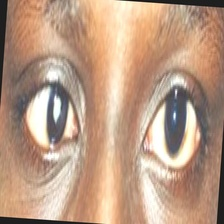
#> input picture harschberg_data_detect/esotropia_harschberg/esotropia_011.jpg, 224 x 224 px
$ python hirschberg_geometry_research.py
#> lines starting #> are read from the running program, lines starting #| are printed output that depends on the picture; after the words box and inside, x2 and y2 are one past the last pixel; in counts of white or black regions, pixels touching at a corner belong together
"""Research-only Hirschberg geometry evaluation.

This script does not train a CNN and does not touch production APIs. It uses
simple detector-derived geometry features to test whether left/right
asymmetry separates strabismus from normal on the accepted 136-image crop set.

Outputs:
- processed/hirschberg_geometry_features.csv
- reports/hirschberg_geometry_research_report.md
- reports/hirschberg_geometry_research_results.json
"""

from __future__ import annotations

import argparse
import csv
import hashlib
import json
import math
import os
from collections import Counter, defaultdict
from dataclasses import dataclass
from pathlib import Path
from typing import Dict, Iterable, List, Optional, Sequence, Tuple

import cv2
import numpy as np
from sklearn.base import clone
from sklearn.linear_model import LogisticRegression
from sklearn.metrics import (
    accuracy_score,
    balanced_accuracy_score,
    confusion_matrix,
    f1_score,
    precision_score,
    recall_score,
    roc_auc_score,
)
from sklearn.model_selection import StratifiedGroupKFold
from sklearn.pipeline import Pipeline
from sklearn.preprocessing import StandardScaler


PROJECT_ROOT = Path(__file__).resolve().parents[1]
DATASET_ROOT = PROJECT_ROOT / "harschberg_data_detect"
PROCESSED_DIR = PROJECT_ROOT / "processed"
REPORTS_DIR = PROJECT_ROOT / "reports"
FEATURE_CSV = PROCESSED_DIR / "hirschberg_geometry_features.csv"
RESULT_JSON = REPORTS_DIR / "hirschberg_geometry_research_results.json"
REPORT_MD = REPORTS_DIR / "hirschberg_geometry_research_report.md"
DEFAULT_MANUAL_CSV = PROCESSED_DIR / "hirschberg_manual_annotations.csv"
SEED = 20261003
CLASS_DIRS = {
    "esotropia": "esotropia_harschberg",
    "exotropia": "exotropia_harschberg",
    "normal": "normal_harschberg",
}


@dataclass(frozen=True)
class ImageRecord:
    path: Path
    label: str


def iter_images(dataset_root: Path) -> Iterable[ImageRecord]:
    for label, folder_name in CLASS_DIRS.items():
        folder = dataset_root / folder_name
        if not folder.exists():
            continue
        for path in sorted(folder.glob("*")):
            if path.is_file() and path.suffix.lower() in {".jpg", ".jpeg", ".png", ".webp", ".bmp"}:
                yield ImageRecord(path=path, label=label)


def file_sha256(path: Path) -> str:
    h = hashlib.sha256()
    with path.open("rb") as handle:
        for chunk in iter(lambda: handle.read(1024 * 1024), b""):
            h.update(chunk)
    return h.hexdigest()


def average_hash(gray: np.ndarray, size: int = 16) -> np.ndarray:
    small = cv2.resize(gray, (size, size), interpolation=cv2.INTER_AREA)
    return (small > float(np.mean(small))).astype(np.uint8).reshape(-1)


def hamming(a: np.ndarray, b: np.ndarray) -> int:
    return int(np.count_nonzero(a != b))


class UnionFind:
    def __init__(self, keys: Sequence[str]):
        self.parent = {k: k for k in keys}

    def find(self, key: str) -> str:
        while self.parent[key] != key:
            self.parent[key] = self.parent[self.parent[key]]
            key = self.parent[key]
        return key

    # [4 lines left out: function union, not called in this run]


def build_near_duplicate_groups(records: Sequence[ImageRecord], threshold: int = 8) -> Tuple[Dict[str, str], List[Dict[str, object]]]:
    rels: List[str] = []
    hashes: Dict[str, str] = {}
    ahashes: Dict[str, np.ndarray] = {}
    for rec in records:
        rel = str(rec.path.relative_to(PROJECT_ROOT)).replace("\\", "/")
        image = cv2.imread(str(rec.path), cv2.IMREAD_GRAYSCALE)
        if image is None:
            continue
        rels.append(rel)
        hashes[rel] = file_sha256(rec.path)
        ahashes[rel] = average_hash(image)

    uf = UnionFind(rels)
    near_pairs: List[Dict[str, object]] = []
    by_sha: Dict[str, List[str]] = defaultdict(list)
    for rel, digest in hashes.items():
        by_sha[digest].append(rel)
    for paths in by_sha.values():
        for path in paths[1:]:
            uf.union(paths[0], path)

    for i, rel_a in enumerate(rels):
        for rel_b in rels[i + 1:]:
            dist = hamming(ahashes[rel_a], ahashes[rel_b])
            if dist <= threshold:
                uf.union(rel_a, rel_b)
                near_pairs.append({"path1": rel_a, "path2": rel_b, "ahash_hamming": dist})

    root_to_gid: Dict[str, str] = {}
    groups: Dict[str, str] = {}
    for rel in rels:
        root = uf.find(rel)
        if root not in root_to_gid:
            root_to_gid[root] = f"group_{len(root_to_gid):04d}"
        groups[rel] = root_to_gid[root]
    return groups, near_pairs


def estimate_iris_center(eye_bgr: np.ndarray) -> Tuple[float, float, float, str]:
    h, w = eye_bgr.shape[:2]
    default = (w / 2.0, h / 2.0, min(w, h) * 0.32)
    gray = cv2.cvtColor(eye_bgr, cv2.COLOR_BGR2GRAY)

    # The pupil/iris is the dominant dark compact component in these accepted
    # crops. Prefer that over Hough circles because eyelid edges often pull the
    # circle fit away from the manual pupil center.
    blurred_dark = cv2.GaussianBlur(gray, (5, 5), 0)
    dark_threshold = min(95.0, float(np.percentile(blurred_dark, 12)))
    dark_mask = (blurred_dark <= dark_threshold).astype(np.uint8) * 255
    central_mask = np.zeros_like(dark_mask)
    cv2.rectangle(
        central_mask,
        (int(w * 0.03), int(h * 0.12)),
        (int(w * 0.97), int(h * 0.88)),
        255,
        -1,
    )
    dark_mask = cv2.bitwise_and(dark_mask, central_mask)
    dark_mask = cv2.morphologyEx(
        dark_mask,
        cv2.MORPH_OPEN,
        cv2.getStructuringElement(cv2.MORPH_ELLIPSE, (3, 3)),
    )
    dark_mask = cv2.morphologyEx(
        dark_mask,
        cv2.MORPH_CLOSE,
        cv2.getStructuringElement(cv2.MORPH_ELLIPSE, (7, 7)),
    )
    num_labels, _, stats, centroids = cv2.connectedComponentsWithStats(dark_mask)
    dark_candidates = []
    crop_center = np.array([w / 2.0, h / 2.0])
    for i in range(1, num_labels):
        area = int(stats[i, cv2.CC_STAT_AREA])
        box_w = int(stats[i, cv2.CC_STAT_WIDTH])
        box_h = int(stats[i, cv2.CC_STAT_HEIGHT])
        if area < 150 or area > 7000 or box_w < 10 or box_h < 10:
            continue
        aspect = max(box_w, box_h) / max(1, min(box_w, box_h))
        if aspect > 3.5:
            continue
        x, y = float(centroids[i][0]), float(centroids[i][1])
        dist = float(np.linalg.norm(np.array([x, y]) - crop_center))
        score = dist - min(area, 3000) * 0.015
        radius = max(8.0, min(max(box_w, box_h) * 0.5, math.sqrt(area / math.pi) * 1.25))
        dark_candidates.append((score, x, y, radius))
    if dark_candidates:
        _, x, y, radius = min(dark_candidates, key=lambda item: item[0])
        return x, y, radius, "dark_component"

    eq = cv2.equalizeHist(gray)
    blurred = cv2.medianBlur(eq, 5)
    circles = cv2.HoughCircles(
        blurred,
        cv2.HOUGH_GRADIENT,
        dp=1.2,
        minDist=max(20, w // 3),
        param1=45,
        param2=18,
        minRadius=max(8, min(w, h) // 10),
        maxRadius=max(12, min(w, h) // 2),
    )
    if circles is not None and len(circles[0]) > 0:
        center = np.array([w / 2.0, h / 2.0])
        best = min(circles[0], key=lambda c: float(np.linalg.norm(np.array([c[0], c[1]]) - center)))
        if np.linalg.norm(np.array([best[0], best[1]]) - center) < max(w, h) * 0.35:
            return float(best[0]), float(best[1]), float(best[2]), "hough"

    # Fallback: dark centroid in the central eye crop.
    inv = 255.0 - gray.astype(np.float32)
    yy, xx = np.indices(gray.shape)
    total = float(np.sum(inv))
    if total > 1e-6:
        cx = float(np.sum(xx * inv) / total)
        cy = float(np.sum(yy * inv) / total)
        return cx, cy, default[2], "dark_centroid"
    return (*default, "default")


def detect_reflex(eye_bgr: np.ndarray, iris: Tuple[float, float, float]) -> Tuple[Optional[float], Optional[float], Optional[float], str]:
    cx, cy, radius = iris
    gray = cv2.cvtColor(eye_bgr, cv2.COLOR_BGR2GRAY)
    h, w = gray.shape[:2]
    broad_search_radius = max(16.0, radius * 1.60)
    strict_search_radius = max(12.0, radius * 1.30)
    mask = np.zeros((h, w), dtype=np.uint8)
    cv2.circle(mask, (int(round(cx)), int(round(cy))), int(round(broad_search_radius)), 255, -1)
    masked_values = gray[mask > 0]
    max_val = float(np.max(masked_values)) if masked_values.size else 0.0
    if max_val < 180.0:
        return None, None, None, "low_peak_brightness"
    thresh = max(180, int(max_val - 32))
    _, binary = cv2.threshold(gray, thresh, 255, cv2.THRESH_BINARY)
    binary = cv2.bitwise_and(binary, mask)
    num_labels, component_labels, stats, centroids = cv2.connectedComponentsWithStats(binary)
    candidates = []
    rejected_large_or_long = 0
    rejected_too_far = 0
    for i in range(1, num_labels):
        area = int(stats[i, cv2.CC_STAT_AREA])
        bw = int(stats[i, cv2.CC_STAT_WIDTH])
        bh = int(stats[i, cv2.CC_STAT_HEIGHT])
        aspect = max(bw, bh) / max(1, min(bw, bh))
        x, y = float(centroids[i][0]), float(centroids[i][1])
        dist = float(math.hypot(x - cx, y - cy))
        if area > 60 or (aspect > 2.8 and area >= 4):
            rejected_large_or_long += 1
            continue
        if area < 1:
            continue
        if dist > strict_search_radius:
            rejected_too_far += 1
            continue
        component_mask = component_labels == i
        peak = float(np.max(gray[component_mask])) if np.any(component_mask) else max_val
        score = dist + area * 0.12 + max(0.0, aspect - 1.0) * 1.5 - (peak - thresh) * 0.03
        candidates.append((score, dist, x, y, float(area), aspect))
    if not candidates:
        if rejected_large_or_long:
            return None, None, None, "large_or_elongated_glare"
        if rejected_too_far:
            return None, None, None, "reflex_candidate_too_far"
        return None, None, None, "not_found"
    candidates = sorted(candidates, key=lambda item: item[0])
    if len(candidates) > 1:
        best = candidates[0]
        clustered = [
            cand for cand in candidates[1:]
            if math.hypot(cand[2] - best[2], cand[3] - best[3]) <= 8.0
            and cand[0] - best[0] <= 3.0
        ]
        if clustered:
            return None, None, None, "clustered_reflex_candidates"
        status = "detected_with_secondary_candidates"
    else:
        status = "detected"
    _, _, x, y, area, _ = candidates[0]
    return x, y, area, status


def extract_detector_features(rec: ImageRecord, group_id: str) -> Dict[str, object]:
    image = cv2.imread(str(rec.path))
    rel = str(rec.path.relative_to(PROJECT_ROOT)).replace("\\", "/")
    base: Dict[str, object] = {
        "relative_path": rel,
        "class_label": rec.label,
        "binary_label": "strabismus" if rec.label in {"esotropia", "exotropia"} else "normal",
        "group_id": group_id,
    }
    if image is None:
        base["quality_ok"] = False
        base["quality_reason"] = "cannot_read"
        return base

    h, w = image.shape[:2]
    od_crop = image[:, : w // 2]
    os_crop = image[:, w // 2:]
    od_iris = estimate_iris_center(od_crop)
    os_iris = estimate_iris_center(os_crop)
    od_reflex = detect_reflex(od_crop, od_iris[:3])
    os_reflex = detect_reflex(os_crop, os_iris[:3])

    def offset(reflex, iris) -> Optional[float]:
        if reflex[0] is None:
            return None
        return float((reflex[0] - iris[0]) / max(1e-6, iris[2]))

    od_offset = offset(od_reflex, od_iris)
    os_offset = offset(os_reflex, os_iris)
    both_reflex = od_offset is not None and os_offset is not None
    if both_reflex:
        signed_asymmetry = float(os_offset - od_offset)
        abs_asymmetry = abs(signed_asymmetry)
        mean_abs_offset = float((abs(od_offset) + abs(os_offset)) / 2.0)
        max_abs_offset = float(max(abs(od_offset), abs(os_offset)))
    else:
        signed_asymmetry = 0.0
        abs_asymmetry = 0.0
        mean_abs_offset = 0.0
        max_abs_offset = 0.0

    if both_reflex:
        quality_reason = "ok"
    else:
        quality_reason = f"missing_reflex_od={od_reflex[3]}_os={os_reflex[3]}"

    gray = cv2.cvtColor(image, cv2.COLOR_BGR2GRAY)
    base.update({
        "width": w,
        "height": h,
        "brightness_mean": float(np.mean(gray)),
        "brightness_std": float(np.std(gray)),
        "od_iris_x": od_iris[0],
        "od_iris_y": od_iris[1],
        "od_iris_radius": od_iris[2],
        "od_iris_method": od_iris[3],
        "os_iris_x": os_iris[0] + (w // 2),
        "os_iris_y": os_iris[1],
        "os_iris_radius": os_iris[2],
        "os_iris_method": os_iris[3],
        "od_reflex_x": od_reflex[0],
        "od_reflex_y": od_reflex[1],
        "od_reflex_area": od_reflex[2],
        "od_reflex_status": od_reflex[3],
        "os_reflex_x": None if os_reflex[0] is None else os_reflex[0] + (w // 2),
        "os_reflex_y": os_reflex[1],
        "os_reflex_area": os_reflex[2],
        "os_reflex_status": os_reflex[3],
        "od_offset_norm": od_offset,
        "os_offset_norm": os_offset,
        "signed_asymmetry_lr": signed_asymmetry,
        "abs_asymmetry_lr": abs_asymmetry,
        "mean_abs_offset": mean_abs_offset,
        "max_abs_offset": max_abs_offset,
        "both_reflex_detected": int(both_reflex),
        "quality_ok": bool(both_reflex),
        "quality_reason": quality_reason,
    })
    return base


def load_manual_annotations(path: Path) -> Dict[str, Dict[str, float]]:
    if not path.exists():
        return {}
    rows: Dict[str, Dict[str, float]] = {}
    with path.open("r", encoding="utf-8-sig", newline="") as handle:
        for row in csv.DictReader(handle):
            rel = row.get("relative_path", "")
            if not rel:
                continue
            try:
                rows[rel] = {key: float(row[key]) for key in [
                    "od_pupil_x", "od_pupil_y", "od_reflex_x", "od_reflex_y",
                    "os_pupil_x", "os_pupil_y", "os_reflex_x", "os_reflex_y",
                ]}
            except (KeyError, TypeError, ValueError):
                continue
    return rows


def attach_manual_error(rows: List[Dict[str, object]], manual: Dict[str, Dict[str, float]]) -> Dict[str, object]:
    errors = []
    for row in rows:
        rel = str(row["relative_path"])
        ann = manual.get(rel)
        if not ann:
            continue
        for eye in ("od", "os"):
            det_x = row.get(f"{eye}_reflex_x")
            det_y = row.get(f"{eye}_reflex_y")
            if det_x is None or det_y is None:
                continue
            err = math.hypot(float(det_x) - ann[f"{eye}_reflex_x"], float(det_y) - ann[f"{eye}_reflex_y"])
            row[f"{eye}_reflex_manual_error_px"] = err
            errors.append(err)
    if not errors:
        return {"manual_count": len(manual), "detector_reflex_error_px": None}
    arr = np.array(errors, dtype=float)
    return {
        "manual_count": len(manual),
        "detector_reflex_error_px": {
            "count": int(len(arr)),
            "mean": float(np.mean(arr)),
            "median": float(np.median(arr)),
            "p90": float(np.percentile(arr, 90)),
        },
    }


def as_matrix(rows: Sequence[Dict[str, object]], labels: Sequence[str]) -> Tuple[np.ndarray, np.ndarray, np.ndarray, List[str]]:
    feature_names = [
        "signed_asymmetry_lr",
        "abs_asymmetry_lr",
        "mean_abs_offset",
        "max_abs_offset",
        "od_offset_norm",
        "os_offset_norm",
        "brightness_mean",
        "brightness_std",
    ]
    usable = [row for row in rows if row.get("quality_ok") is True and row.get("class_label") in labels]
    X = np.array([[float(row.get(name) or 0.0) for name in feature_names] for row in usable], dtype=float)
    y = np.array([labels.index(str(row["class_label"])) for row in usable], dtype=int)
    groups = np.array([str(row["group_id"]) for row in usable])
    return X, y, groups, feature_names


# [35 lines left out: functions metric_summary, bootstrap_ci, not called in this run]


def repeated_group_cv(
    X: np.ndarray,
    y: np.ndarray,
    groups: np.ndarray,
    estimator: Pipeline,
    repeats: int,
    splits: int,
    seed: int,
) -> Dict[str, object]:
    y_true_all = []
    y_pred_all = []
    y_score_all = []
    group_all = []
    fold_count = 0
    for repeat in range(repeats):
        cv = StratifiedGroupKFold(n_splits=splits, shuffle=True, random_state=seed + repeat)
        for train_idx, test_idx in cv.split(X, y, groups):
            model = clone(estimator)
            model.fit(X[train_idx], y[train_idx])
            pred = model.predict(X[test_idx])
            y_true_all.extend(y[test_idx].tolist())
            y_pred_all.extend(pred.tolist())
            group_all.extend(groups[test_idx].tolist())
            if len(np.unique(y)) == 2 and hasattr(model, "predict_proba"):
                y_score_all.extend(model.predict_proba(X[test_idx])[:, 1].tolist())
            fold_count += 1
    y_true_arr = np.array(y_true_all, dtype=int)
    y_pred_arr = np.array(y_pred_all, dtype=int)
    y_score_arr = np.array(y_score_all, dtype=float) if y_score_all else None
    group_arr = np.array(group_all)
    metrics = metric_summary(y_true_arr, y_pred_arr, y_score_arr)
    metrics["fold_count"] = fold_count
    metrics["bootstrap_ci"] = {
        "balanced_accuracy": bootstrap_ci(y_true_arr, y_pred_arr, group_arr, "balanced_accuracy", 1000, seed),
        "macro_f1": bootstrap_ci(y_true_arr, y_pred_arr, group_arr, "macro_f1", 1000, seed + 1),
    }
    return {
        "metrics": metrics,
        "y_true": y_true_arr.tolist(),
        "y_pred": y_pred_arr.tolist(),
        "groups": group_arr.tolist(),
    }


# [35 lines left out: function permutation_test, not called in this run]


def write_feature_csv(rows: Sequence[Dict[str, object]], path: Path) -> None:
    path.parent.mkdir(parents=True, exist_ok=True)
    keys = sorted({key for row in rows for key in row.keys()})
    with path.open("w", encoding="utf-8-sig", newline="") as handle:
        writer = csv.DictWriter(handle, fieldnames=keys)
        writer.writeheader()
        writer.writerows(rows)


# [105 lines left out: function write_report, not called in this run]


def main() -> int:
    parser = argparse.ArgumentParser(description="Research-only Hirschberg geometry evaluation.")
    parser.add_argument("--dataset-root", type=Path, default=DATASET_ROOT)
    parser.add_argument("--manual-csv", type=Path, default=DEFAULT_MANUAL_CSV)
    parser.add_argument("--repeats", type=int, default=10)
    parser.add_argument("--splits", type=int, default=5)
    parser.add_argument("--permutations", type=int, default=100)
    args = parser.parse_args()

    records = list(iter_images(args.dataset_root))
    group_map, near_pairs = build_near_duplicate_groups(records)
#> in build_near_duplicate_groups, `image = cv2.imread(str(rec.path), cv2.IMREAD_GRAYSCALE)`:
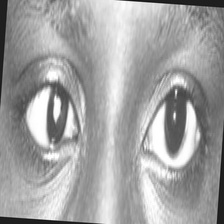
#> image: shape (224, 224); min 15, max 255, mean 162.3
#> after the loop in build_near_duplicate_groups, `for i, rel_a in enumerate(rels):`: near_pairs = []
#> after the loop in build_near_duplicate_groups, `for rel in rels:`: groups = 1 item
#> group_map = 1 item; near_pairs = []
    rows = []
    for rec in records:
        rel = str(rec.path.relative_to(PROJECT_ROOT)).replace("\\", "/")
        rows.append(extract_detector_features(rec, group_map[rel]))
#> in extract_detector_features, image is the input picture: shape (224, 224, 3); mean B, G, R 132.6, 155.3, 187.2
#> in extract_detector_features, `od_crop = image[:, : w // 2]`:
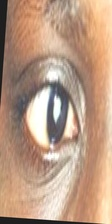
#> od_crop: shape (224, 112, 3); mean B, G, R 132.1, 154.7, 186.8
#> in extract_detector_features, `os_crop = image[:, w // 2:]`:
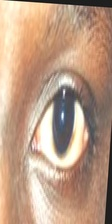
#> os_crop: shape (224, 112, 3); mean B, G, R 133.2, 155.9, 187.5
#> in estimate_iris_center, `blurred_dark = cv2.GaussianBlur(gray, (5, 5), 0)`:
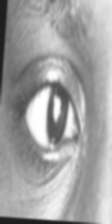
#> blurred_dark: shape (224, 112); min 30, max 255, mean 161.8
#> in estimate_iris_center, `dark_threshold = min(95.0, float(np.percentile(blurred_dark, 12)))`: dark_threshold = 95
#> in estimate_iris_center, `cv2.rectangle( central_mask, (int(w * 0.03), int(h * 0.12)), (int(w * ..`:
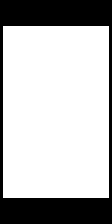
#> central_mask: shape (224, 112); 72.7% white; 1 black region, box (x1, y1, x2, y2) and area: (0, 0, 112, 224) 6856
#> in estimate_iris_center, `num_labels, _, stats, centroids = cv2.connectedComponentsWithStats(dar..`: num_labels = 6; stats = [[0, 0, 112, 224, 24420], [0, 26, 7, 18, 92], [20, 71, 5, 5, 11], [52, 84, 18, 22, 161], [14, 90, 22, 30, 220], [49, 114, 14, 27, 184]]; centroids = [[55.98, 111.9], [2.75, 34.33], [22, 73], [61.39, 93.06], [22.7, 103.4], [53.97, 129]]
#> the loop in estimate_iris_center, `for i in range(1, num_labels):` made 5 passes
#> (area, box_w, box_h, aspect, x, y, dist, score) on passes 3 to 5: (161, 18, 22, 1.22, 61.39, 93.06, 19.7, 17.28), (220, 22, 30, 1.36, 22.7, 103.4, 34.4, 31.1), (184, 14, 27, 1.93, 53.97, 129, 17.13, 14.37)
#> after the loop in estimate_iris_center, `for i in range(1, num_labels):`: dark_candidates = [(17.28, 61.39, 93.06, 8.95), (31.1, 22.7, 103.4, 10.46), (14.37, 53.97, 129, 9.57)]
#> in extract_detector_features, `od_iris = estimate_iris_center(od_crop)`: od_iris = (53.97, 129, 9.57, 'dark_component')
#> in estimate_iris_center (call 2), `blurred_dark = cv2.GaussianBlur(gray, (5, 5), 0)`:
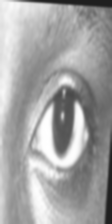
#> blurred_dark: shape (224, 112); min 30, max 255, mean 162.9
#> in estimate_iris_center (call 2), `num_labels, _, stats, centroids = cv2.connectedComponentsWithStats(dar..`: stats = [[0, 0, 112, 224, 23909], [54, 89, 27, 62, 928], [89, 92, 5, 9, 23], [84, 105, 12, 39, 204], [89, 149, 3, 5, 11], [106, 193, 5, 5, 13]]; centroids = [[54.79, 111.2], [64.13, 115.7], [91, 96], [89.8, 121.4], [90, 151], [107.4, 195]]
#> the loop in estimate_iris_center (call 2), `for i in range(1, num_labels):` made 5 passes
#> (area, box_w, box_h, aspect, x, y, dist, score) on passes 1, 3: (928, 27, 62, 2.3, 64.13, 115.7, 8.93, -4.99), (204, 12, 39, 3.25, 89.8, 121.4, 35.09, 32.03)
#> after the loop in estimate_iris_center (call 2), `for i in range(1, num_labels):`: dark_candidates = [(-4.99, 64.13, 115.7, 21.48), (32.03, 89.8, 121.4, 10.07)]
#> in estimate_iris_center (call 2), `_, x, y, radius = min(dark_candidates, key=lambda item: item[0])`: x = 64.13; y = 115.7; radius = 21.48
#> in extract_detector_features, `os_iris = estimate_iris_center(os_crop)`: os_iris = (64.13, 115.7, 21.48, 'dark_component')
#> in detect_reflex, `cv2.circle(mask, (int(round(cx)), int(round(cy))), int(round(broad_sea..`:
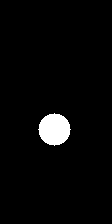
#> mask: shape (224, 112); 3.2% white; 1 white region, box (x1, y1, x2, y2) and area: (38, 113, 71, 146) 797
#> in detect_reflex, `masked_values = gray[mask > 0]`: masked_values = 797 values, max 255 at index 169, min 79 at index 561, mean 153.8
#> in detect_reflex, `max_val = float(np.max(masked_values)) if masked_values.size else 0.0`: max_val = 255
#> (the rest of the program and of its run is left out)
